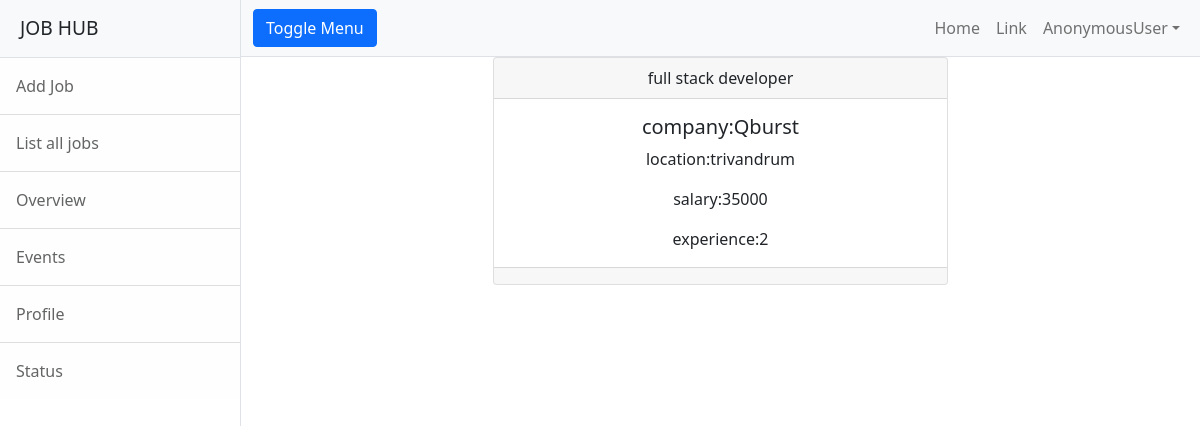
The page /employer/jobs/detail/5 on the database its author committed.
### employer/models.py (models this page shows, shortened)
class Jobs(models.Model):
    job_title=models.CharField(max_length=150)
    company_name=models.CharField(max_length=150)
    location=models.CharField(max_length=100)
    salary=models.PositiveIntegerField(null=True)
    experience=models.PositiveIntegerField(default=0)

### employer/views.py (the view)
# urls.py: path('jobs/detail/<int:id>',views.Jobdetailview.as_view(),name='emp-jobdetail'),
class Jobdetailview(DetailView):
    model = Jobs
    context_object_name = "job"
    template_name = "emp-jobdetail.html"
    pk_url_kwarg = "id"

### employer/templates/emp-jobdetail.html
{%extends 'base.html'%}
{%block body_block%}
<div class="row">
    <div class="col-3"></div>
    <div class="col-6">
        <div class="card text-center">
  <div class="card-header">
      {{job.job_title}}
  </div>
  <div class="card-body">
    <h5 class="card-title">company:{{job.company_name}}</h5>
    <p class="card-text">location:{{job.location}}</p>
      <p class="card-text">salary:{{job.salary}}</p>
      <p class="card-text">experience:{{job.experience}}</p>
  </div>
  <div class="card-footer text-muted">
  </div>
</div>
    </div>
    <div class="col-3"></div>
</div>
{%endblock%}

### rows shown on the page
Jobs: job_title "full stack developer", company_name "Qburst", location "trivandrum", salary "35000", experience "2"

### other values the page prints
{{ request.user }} "AnonymousUser"
